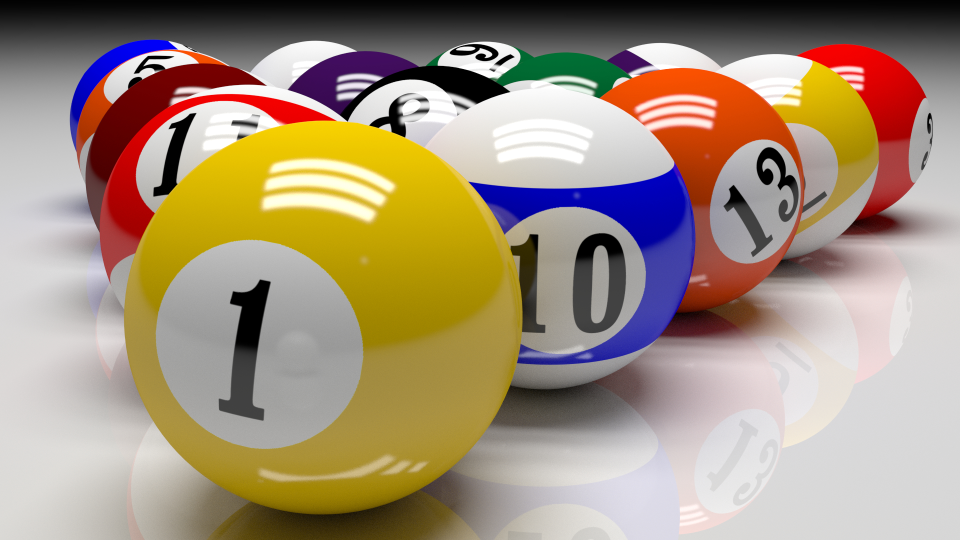
#> input picture 4. 이진화/bil.jpg, 1920 x 1080 px (shown at 1/2 size)
$ python 4.py
#> lines starting #> are read from the running program, lines starting #| are printed output that depends on the picture; after the words box and inside, x2 and y2 are one past the last pixel; in counts of white or black regions, pixels touching at a corner belong together
import cv2

def nothing(x):
    pass

cv2.namedWindow('Binary')
cv2.createTrackbar('threshold', 'Binary', 0, 255, nothing)
cv2.setTrackbarPos('threshold', 'Binary', 127)

img_color = cv2.imread('bil.jpg', cv2.IMREAD_COLOR)
#> img_color is the input picture: shape (1080, 1920, 3); mean B, G, R 123.4, 145.3, 163.6
img_color = cv2.resize(img_color, dsize=(0, 0), fx=0.3, fy=0.3, interpolation=cv2.INTER_LINEAR)
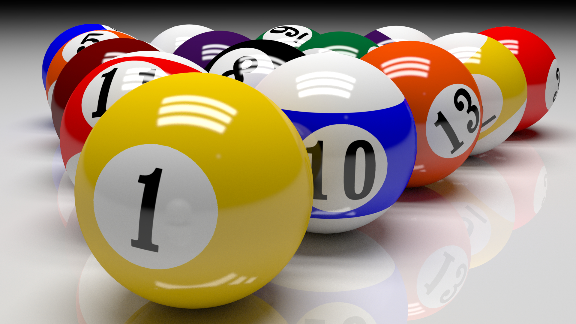
#> img_color: shape (324, 576, 3); mean B, G, R 123.4, 145.2, 163.5

cv2.imshow('Color', img_color)
cv2.waitKey(0)

img_gray = cv2.cvtColor(img_color, cv2.COLOR_BGR2GRAY)
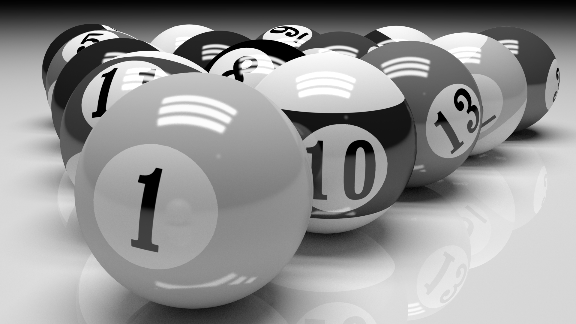
#> img_gray: shape (324, 576); min 0, max 255, mean 148.2

cv2.imshow('Gray', img_gray)
cv2.waitKey(0)

while(True):
    low = cv2.getTrackbarPos('threshold', 'Binary')
    ret, img_binary = cv2.threshold(img_gray, low, 225, cv2.THRESH_BINARY)
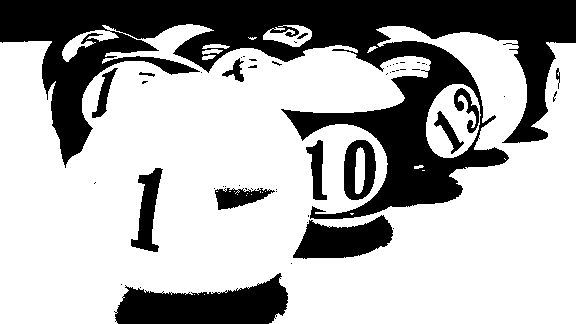
#> img_binary: shape (324, 576); values 0 (black) and 225 (white), 68.8% white; 53 black regions (39 under 20 px), largest, box (x1, y1, x2, y2) and area: (0, 0, 576, 219) 44262, (114, 273, 288, 324) 5628, (293, 215, 393, 259) 2808
#> ret = 127

    cv2.imshow('Binary', img_binary)

    img_result = cv2.bitwise_and(img_color, img_color, mask = img_binary)
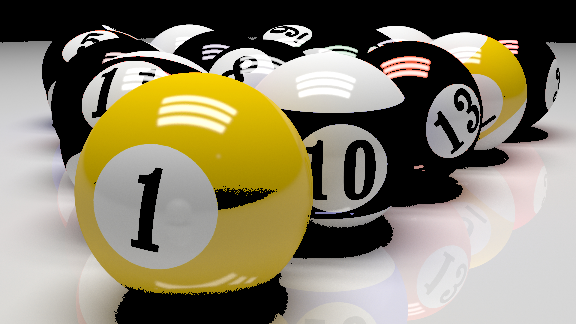
#> img_result: shape (324, 576, 3); mean B, G, R 106.7, 129.5, 136.6
    cv2.imshow('Result', img_result)
    if cv2.waitKey(1)&0xFF == 27:
#> (key Esc is pressed here)
        break

cv2.destroyAllWindows()
